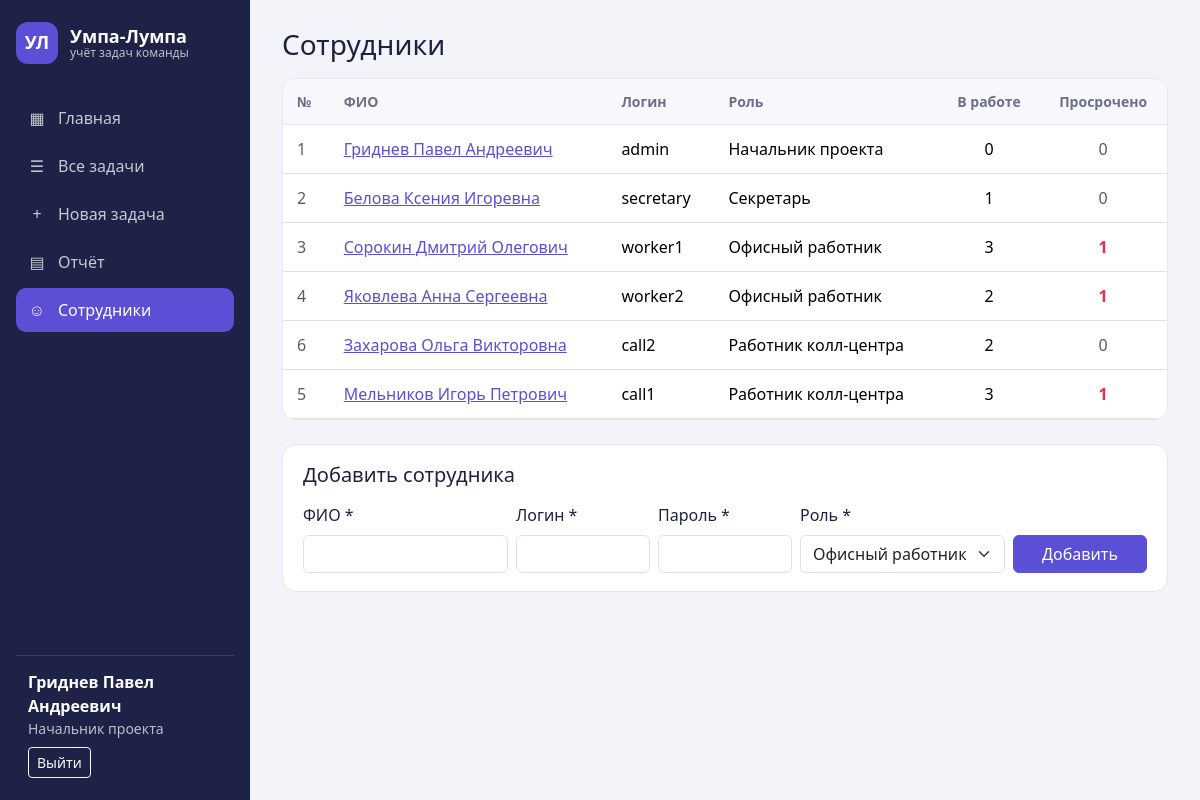
The app's page /site/users.php (signed in) with its own data.
### tables this page shows
CREATE TABLE users (
    id            INT UNSIGNED AUTO_INCREMENT PRIMARY KEY,
    login         VARCHAR(50)  NOT NULL UNIQUE,
    password_hash VARCHAR(255) NOT NULL,
    fio           VARCHAR(100) NOT NULL,
    role_id       INT UNSIGNED NOT NULL,
    FOREIGN KEY (role_id) REFERENCES roles (id) ON DELETE RESTRICT
);

CREATE TABLE roles (
    id   INT UNSIGNED AUTO_INCREMENT PRIMARY KEY,
    name VARCHAR(50) NOT NULL
);

### site/users.php (the view, shortened to what this page needs)
<?php
require 'db.php';
$form = ['login' => '', 'fio' => '', 'role_id' => 3];
$users = $pdo->query("SELECT u.id, u.login, u.fio, r.name AS role_name,
                             SUM(t.status_id = 1) AS work,
                             SUM(t.status_id = 1 AND t.deadline < NOW()) AS overdue
                      FROM users u
                      JOIN roles r ON r.id = u.role_id
                      LEFT JOIN tasks t ON t.executor_id = u.id
                      GROUP BY u.id, u.login, u.fio, r.name, u.role_id
                      ORDER BY u.role_id, u.fio")->fetchAll();
$roles = $pdo->query('SELECT * FROM roles ORDER BY id')->fetchAll();
require 'header.php';
?>
<h3 class="mb-3">Сотрудники</h3>
<div class="table-responsive panel p-0 mb-4">
    <table class="table align-middle mb-0 task-table">
        <thead><tr><th>№</th><th>ФИО</th><th>Логин</th><th>Роль</th><th class="text-center">В работе</th><th class="text-center">Просрочено</th></tr></thead>
        <tbody>
        <?php foreach ($users as $u): ?>
            <tr>
                <td class="text-muted"><?= $u['id'] ?></td>
                <td><a href="tasks.php?executor=<?= $u['id'] ?>"><?= htmlspecialchars($u['fio']) ?></a></td>
                <td><?= htmlspecialchars($u['login']) ?></td>
                <td><?= htmlspecialchars($u['role_name']) ?></td>
                <td class="text-center"><?= (int)$u['work'] ?></td>
                <td class="text-center <?= $u['overdue'] ? 'text-danger fw-semibold' : 'text-muted' ?>"><?= (int)$u['overdue'] ?></td>
            </tr>
        <?php endforeach; ?>
        </tbody>
    </table>
</div>
<form class="panel" method="post">
    <h5 class="mb-3">Добавить сотрудника</h5>
    <div class="row g-2 align-items-end">
        <div class="col-md-3">
            <label class="form-label" for="fio">ФИО *</label>
            <input class="form-control" id="fio" name="fio" value="<?= htmlspecialchars($form['fio']) ?>">
        </div>
        <div class="col-md-2">
            <label class="form-label" for="login">Логин *</label>
            <input class="form-control" id="login" name="login" value="<?= htmlspecialchars($form['login']) ?>">
        </div>
        <div class="col-md-2">
            <label class="form-label" for="password">Пароль *</label>
            <input class="form-control" type="password" id="password" name="password">
        </div>
        <div class="col-md-3">
            <label class="form-label" for="role_id">Роль *</label>
            <select class="form-select" id="role_id" name="role_id">
                <?php foreach ($roles as $r): ?>
                    <option value="<?= $r['id'] ?>" <?= $r['id'] == $form['role_id'] ? 'selected' : '' ?>><?= $r['name'] ?></option>
                <?php endforeach; ?>
            </select>
        </div>
        <div class="col-md-2"><button class="btn btn-primary w-100">Добавить</button></div>
    </div>
</form>
<?php require 'footer.php'; ?>

### site/css/style.css (style rules this page uses)
:root { --side: #1f2247; --accent: #5b4fd6; --accent-dark: #483cc0; --bg: #f3f4fa; --line: #e4e6f0; }
body { background: var(--bg); color: #1f2140; }
a { color: var(--accent); }
.btn-primary { --bs-btn-bg: var(--accent); --bs-btn-border-color: var(--accent); --bs-btn-hover-bg: var(--accent-dark); --bs-btn-hover-border-color: var(--accent-dark); --bs-btn-active-bg: var(--accent-dark); }
.panel, .stat { background: #fff; border: 1px solid var(--line); border-radius: 14px; padding: 18px 20px; }
.task-table thead th { background: #f7f7fc; color: #6b6f8a; font-weight: 600; font-size: 14px; border-bottom: 1px solid var(--line); }
.task-table td, .task-table th { padding: 12px 14px; }

### records on screen
users: id "1", fio "Гриднев Павел Андреевич", login "admin", role.name "Начальник проекта", work "0", overdue "0"
users: id "2", fio "Белова Ксения Игоревна", login "secretary", role.name "Секретарь", work "1", overdue "0"
users: id "3", fio "Сорокин Дмитрий Олегович", login "worker1", role.name "Офисный работник", work "3", overdue "1"
users: id "4", fio "Яковлева Анна Сергеевна", login "worker2", role.name "Офисный работник", work "2", overdue "1"
users: id "6", fio "Захарова Ольга Викторовна", login "call2", role.name "Работник колл-центра", work "2", overdue "0"
users: id "5", fio "Мельников Игорь Петрович", login "call1", role.name "Работник колл-центра", work "3", overdue "1"

### other values on screen
$icon "▦"
$name "Главная"
$icon "☰"
$name "Все задачи"
$icon "+"
$name "Новая задача"
$icon "▤"
$name "Отчёт"
$icon "☺"
$name "Сотрудники"
$_SESSION['fio'] "Гриднев Павел Андреевич"
$_SESSION['role_name'] "Начальник проекта"
form field role_id "Офисный работник"
